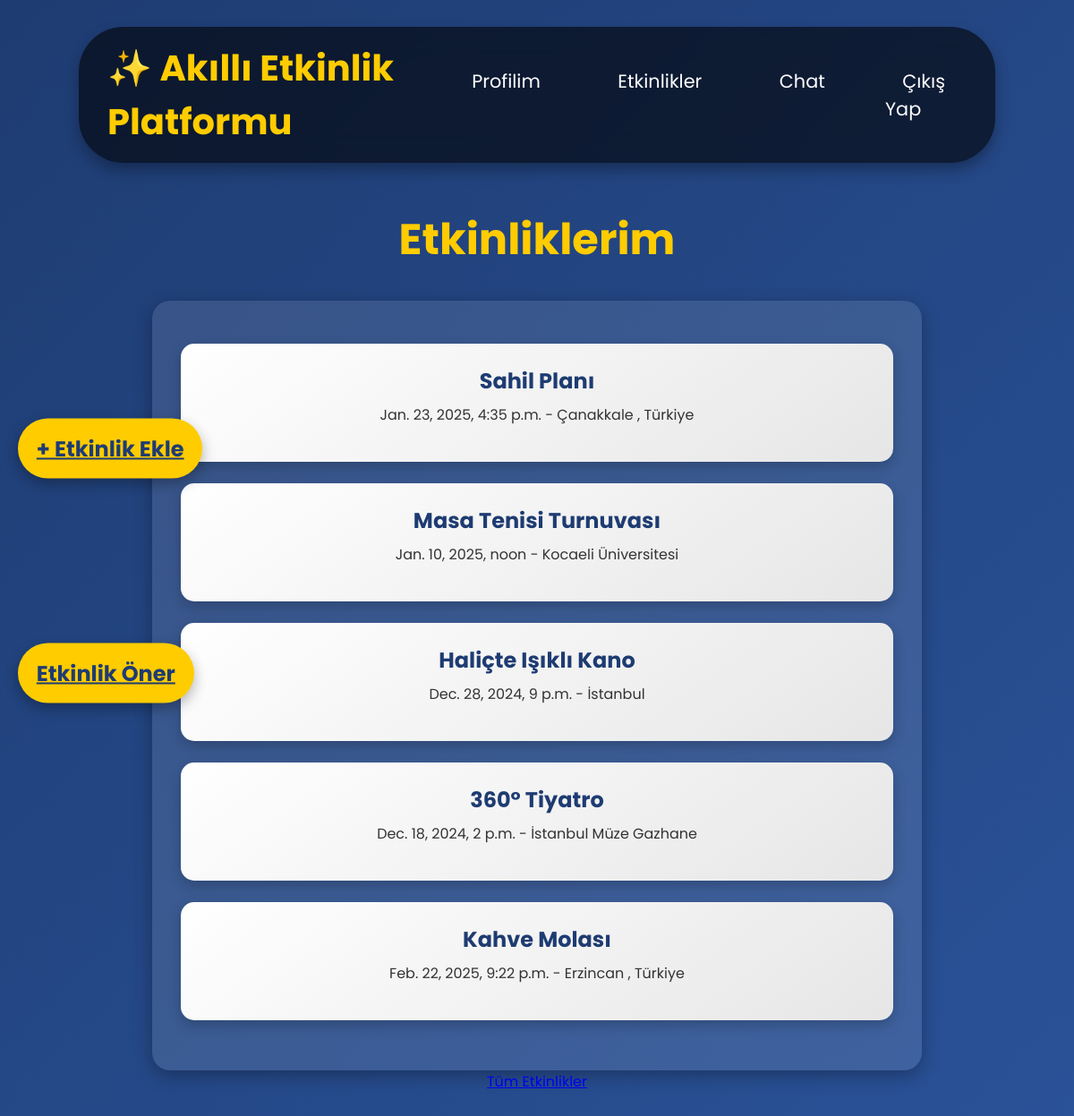
Page /events/my_events/ (signed in) on the committed database.
### events/models.py (models this page shows, shortened)
class Event(models.Model):
    name = models.CharField(max_length=200)
    description = models.TextField()
    date = models.DateTimeField()
    duration = models.DurationField(null=True, blank=True)
    location = models.CharField(max_length=300)
    category = models.CharField(max_length=100)
    owner = models.ForeignKey(settings.AUTH_USER_MODEL, on_delete=models.CASCADE, related_name='owned_events')  # Etkinliğin sahibi
    participants = models.ManyToManyField(User, through='Participation')
    latitude = models.FloatField(blank=True, null=True)  # Enlem bilgisi
    longitude = models.FloatField(blank=True, null=True)  # Boylam bilgisi

### events/views.py (the view)
# urls.py: path('my_events/', views.my_events, name='my_events'),
@login_required
def my_events(request):
    my_events = Event.objects.filter(participants=request.user)
    return render(request, 'events/my_events.html', {'my_events': my_events})

### events/templates/events/my_events.html (shortened to what this page needs)
<!DOCTYPE html>
<html lang="en">
<head>
</head>
<body>
    <div class="floating-navbar">
        <a href="{% url 'homepage' %}" class="navbar-logo">✨ Akıllı Etkinlik Platformu</a>
        <ul class="menu-items">
            <li><a href="{% url 'profile' request.user.id %}" class="active">Profilim</a></li>
            <li>
                <a href="#">Etkinlikler</a>
            </li>
            <li><a href="#">Chat</a></li>
            <li><a href="{% url 'logout' %}">Çıkış Yap</a></li>
        </ul>
    </div>
    <a href="{% url 'create_event' %}" class="create-event-button">
      + Etkinlik Ekle
   </a>
   <a href="{% url 'recommend_events' %}" class="recommend-event-button">
     Etkinlik Öner
   </a>
    <div class="event-section">
        <h2>Etkinliklerim</h2>
        <div class="event-list">
            <ul>
                {% for event in my_events %}
                <li>
                    <a href="{% url 'myevent_detail' event.id %}">{{ event.name }}</a>
                    <p>{{ event.date }} - {{ event.location }}</p>
                </li>
                {% endfor %}
            </ul>
        </div>
        <a href="{% url 'event_list' %}" class="btn-all-events">Tüm Etkinlikler</a>
    </div>
</body>
</html>

### events/templates/events/my_events.html (style rules this page uses)
body { font-family: 'Poppins', sans-serif; background: linear-gradient(135deg, #1e3c72, #2a5298); color: #ffffff; margin: 0; padding: 0; overflow-x: hidden; }
.floating-navbar { background: rgba(0, 0, 0, 0.6); box-shadow: 0 8px 16px rgba(0, 0, 0, 0.3); padding: 1rem 2rem; position: fixed; top: 30px; left: 50%; transform: translateX(-50%); z-index: 100; display: flex; justify-content: space-between; align-items: center; border-radius: 50px; backdrop-filter: blur(15px); width: 80%; }
.navbar-logo { font-size: 2.5rem; color: #ffcc00; font-weight: bold; text-decoration: none; transition: transform 0.4s; }
.menu-items { display: flex; list-style: none; padding: 0; margin: 0; }
.menu-items li { margin: 0 1.5rem; transition: transform 0.4s; position: relative; }
.menu-items li a { color: #ffffff; text-decoration: none; font-size: 1.3rem; padding: 0.6rem 1.2rem; border-radius: 30px; transition: background-color 0.4s, color 0.4s; }
.event-section { text-align: center; margin-top: 10rem; padding: 2rem; }
.event-section h2 { font-size: 3rem; color: #ffcc00; margin-bottom: 2rem; font-family: 'Poppins', sans-serif; }
.event-list { max-width: 70%; margin: 0 auto; padding: 2rem; background: rgba(255, 255, 255, 0.1); border-radius: 20px; box-shadow: 0 6px 20px rgba(0, 0, 0, 0.3); }
.event-list ul { list-style: none; padding: 0; }
.event-list li { background: linear-gradient(145deg, #ffffff, #e6e6e6); padding: 1.5rem; margin-bottom: 1.5rem; border-radius: 15px; box-shadow: 0 6px 15px rgba(0, 0, 0, 0.2); transition: transform 0.3s; }
.event-list a { color: #1e3c72; font-size: 1.5rem; font-weight: bold; text-decoration: none; transition: color 0.3s; }
.event-list p { color: #333; font-size: 1rem; margin-top: 0.5rem; }
.create-event-button { position: fixed; left: 20px; top: 40%; transform: translateY(-50%); background-color: #ffcc00; color: #1e3c72; font-size: 1.5rem; font-weight: bold; padding: 1rem 1.3rem; border-radius: 50px; box-shadow: 0 6px 15px rgba(0, 0, 0, 0.3); border: none; cursor: pointer; transition: transform 0.4s, background-color 0.3s; z-index: 200; }
.recommend-event-button { position: fixed; left: 20px; top: 60%; transform: translateY(-50%); background-color: #ffcc00; color: #1e3c72; font-size: 1.5rem; font-weight: bold; padding: 1rem 1.3rem; border-radius: 50px; box-shadow: 0 6px 15px rgba(0, 0, 0, 0.3); border: none; cursor: pointer; transition: transform 0.4s, background-color 0.3s; z-index: 200; }

### rows in the picture
Event: name "Sahil Planı", date "Jan. 23, 2025, 4:35 p.m.", location "Çanakkale , Türkiye"
Event: name "Masa Tenisi Turnuvası", date "Jan. 10, 2025, noon", location "Kocaeli Üniversitesi"
Event: name "Haliçte Işıklı Kano", date "Dec. 28, 2024, 9 p.m.", location "İstanbul"
Event: name "360° Tiyatro", date "Dec. 18, 2024, 2 p.m.", location "İstanbul Müze Gazhane"
Event: name "Kahve Molası", date "Feb. 22, 2025, 9:22 p.m.", location "Erzincan , Türkiye"
